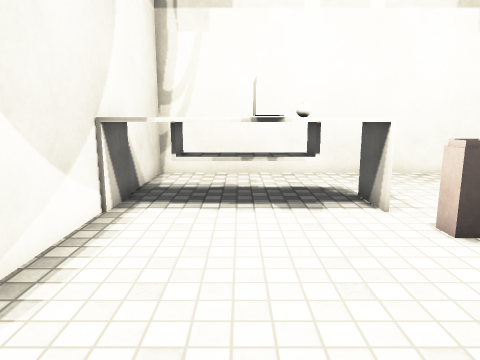
view 1 (above)

13 first-person views from a walk through a Unity game level. The camera is 1.3 m above the floor, tilts 10° down and sees 70° across. The floor is counted in squares, 0.5 m on a side. Each view is taken from the middle of a square. On the plan, view 1 faces up. The plan holds only what a view shows up to about 20 squares ahead; the rest is blank. The player character is not drawn. Surface patterns are stand-ins for the level's own textures.

view 2
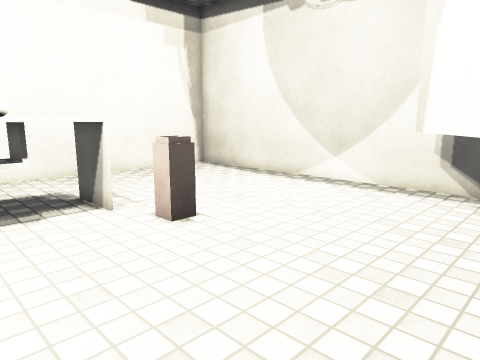

view 3
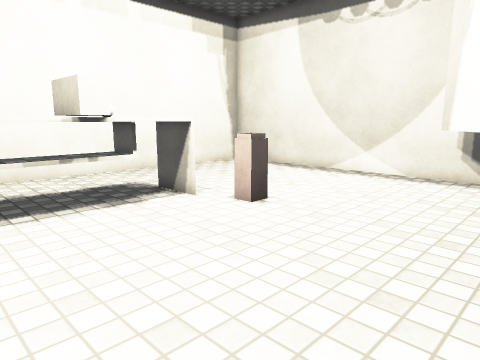

view 4
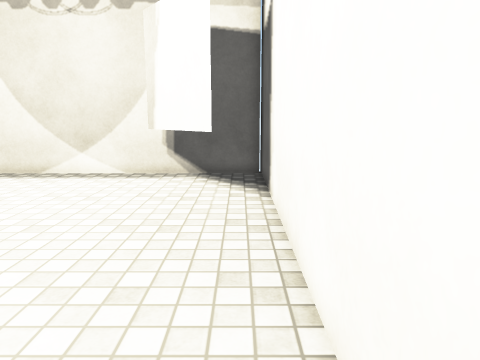

view 5
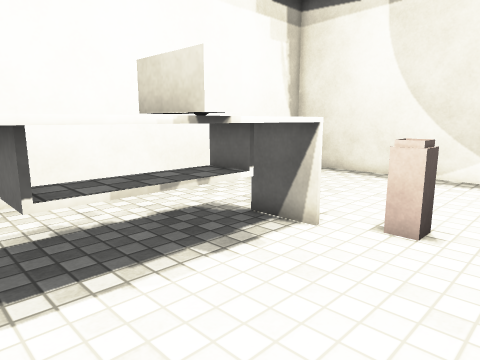

view 6
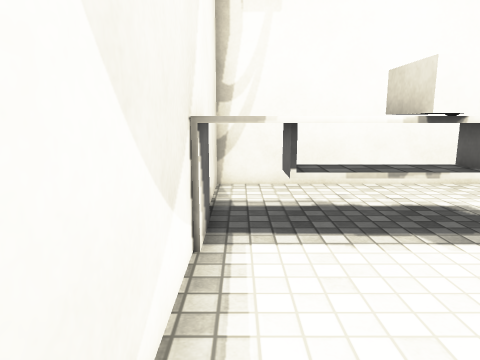

view 7
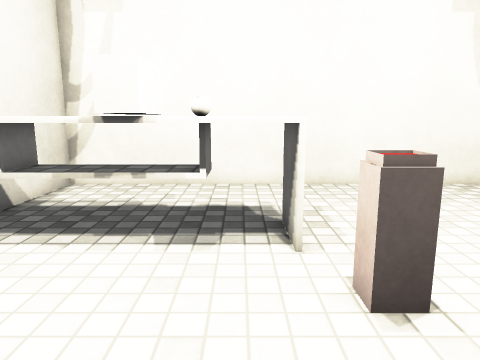

view 8
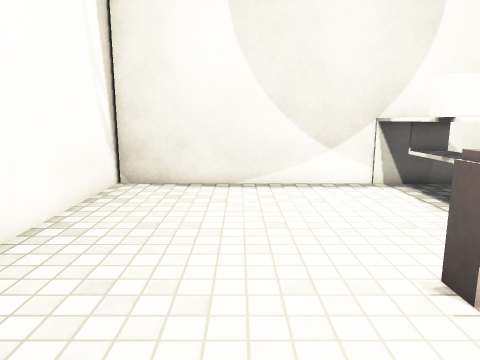

view 9
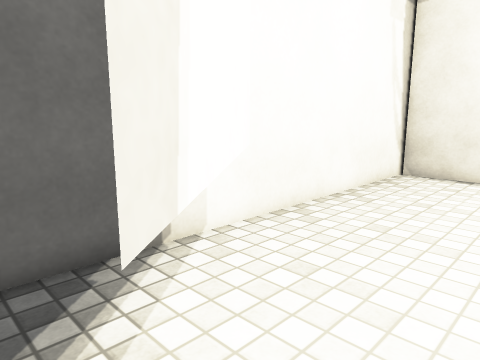

view 10
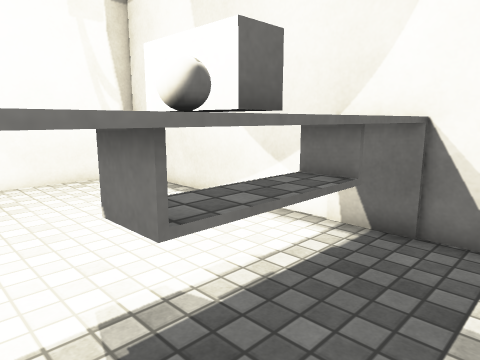

view 11
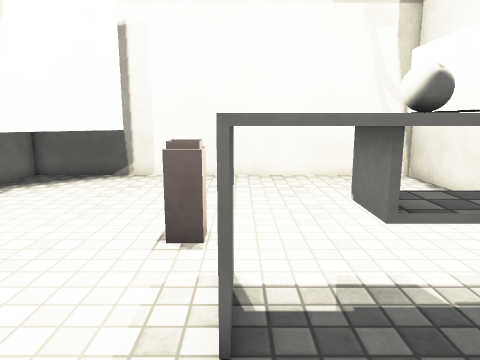

view 12
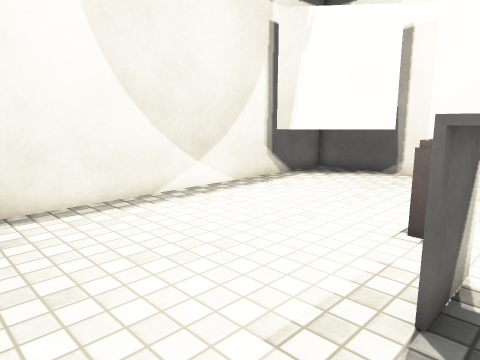

view 13
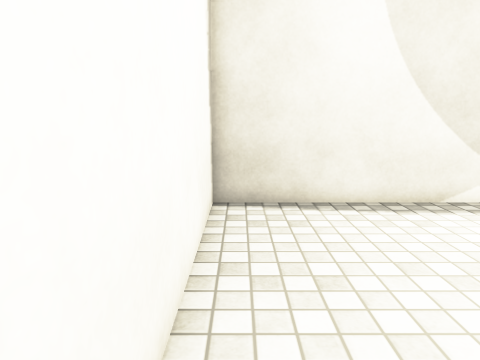

### Floor plan
Key: @ floor where view 1 was taken; # wall or solid block; x gap in a wall; . floor; B ball; T table; L block; H thing the floor can be seen under or through; O other object.
Columns run from 4 left of view 1 to 14 right of it. Each row starts with its distance up from view 1.
 17 ###################
 16 #.................#
 15 #.................#
 14 #.................#
 13 #.................#
 12 #TTTTTBTT.........#
 11 # TTLLB T.........#
 10 # TTLLT T.........#
  9 #TTTLLTTT.........#
  8 #........OO.......#
  7 #........O........#
  6 #.................#
  5 #.................#
  4 #...............Hx#
  3 #..............HH.#
  2 #.............H...#
  1 #............H....#
  0 #...@.............#
 -1 ###################

Positions as (right, up) in squares from view 1, and headings:
1: (0, 0), facing up
2: (0, 0), facing up-right
3: (-3, 0), facing up-right
4: (-3, 0), facing right
5: (-3, 5), facing up-right
6: (-3, 3), facing up
7: (3, 3), facing up
8: (10, 4), facing left
9: (13, 5), facing down-left
10: (4, 14), facing down-left
11: (4, 15), facing down
12: (3, 16), facing down-right
13: (3, 16), facing right
